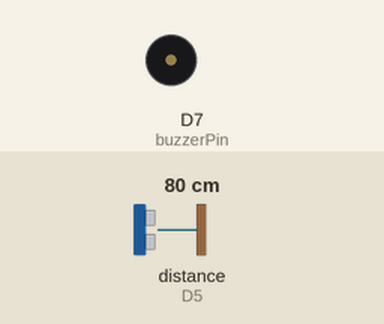
Simulated run of this sketch. Board: Particle Photon. Parts: buzzer (waves = sounding, pin HIGH). Wiring (inferred from the names in the program): ultrasonic range finder: trigger D4; echo D5. Inputs (shaded band) come from the test bench; at power-on: distance to the obstacle (sensor on D5) 80 cm. The echo pulse lasts 58.3 µs per cm; pins used as bus, display or sensor lines are not drawn.

Above: at 5.8 s.
5.9 s: distance to the obstacle (sensor on D5) set to 56 cm
11.9 s: distance to the obstacle (sensor on D5) set to 45 cm
At 15.3 s:
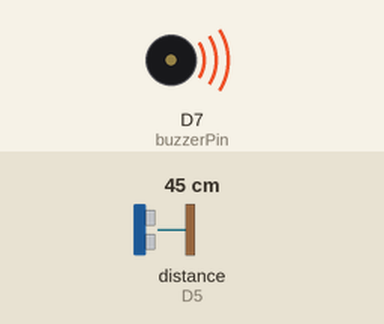
17.9 s: distance to the obstacle (sensor on D5) set to 60 cm
At 21.2 s:
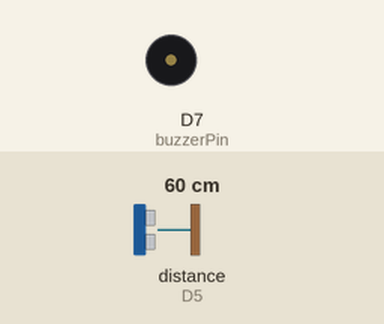
23.9 s: distance to the obstacle (sensor on D5) set to 2 cm
At 25.8 s:
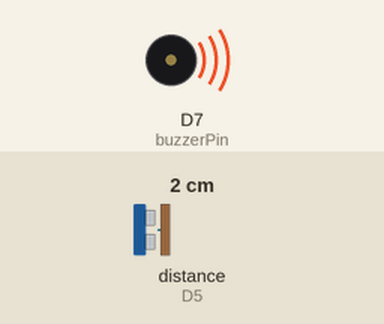
Timing chart, 0 to 27.3 s (numbered marks = the images above; inputs shaded):
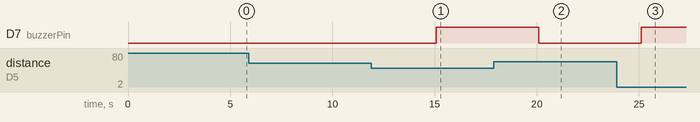

Measured:
- the behaviour switches between 51 and 50 cm on distance to the obstacle (sensor on D5) (found by bisection; images 0 and 1)
- after the input at 5.9 s, every drawn part: stays the same
- after the input at 11.9 s, D7 (buzzerPin): LOW → HIGH after 3.2 s
- after the input at 17.9 s, D7 (buzzerPin): HIGH → LOW after 2.2 s
- after the input at 23.9 s, D7 (buzzerPin): LOW → HIGH after 1.2 s

The sketch:

hc-sr04andbuzzer.ino
```cpp
// trig pin on the sensor is connected to D4 pin on argon
const int trigPin = D4;
// echo pin on the sensor is connected to D5 pin on argon
const int echoPin = D5;

const int buzzerPin = D7;

// duration is used for the echo pin
long duration;
// distance uses the duration variable to find the range for the sensor
int distance;
// to allow for the data to go to thingspeak, particle.publish requires a string so that is what string data is for
String data;

void setup() {
    pinMode(trigPin, OUTPUT);
    pinMode(echoPin, INPUT);
    pinMode(buzzerPin, OUTPUT);
}

void loop() {
    // turns D4 pin off
    digitalWrite(trigPin, LOW);
    // Waits 10 microseconds
    delayMicroseconds(10);

    // Turns D4 pin on
    digitalWrite(trigPin, HIGH);
    // Waits 10 microseconds
    delayMicroseconds(10);
    // Turns D4 pin off
    digitalWrite(trigPin, LOW);

    // Turns D5 pin on and reads the echo pin, waits for pulse, returns it then turns echo pin to low
    duration = pulseIn(echoPin, HIGH);

    // This is to get the distance of what has been detected through duration
    distance = duration*0.034/2;

    if (distance<50)
    {
        digitalWrite(buzzerPin, HIGH);
    }
    else
    {
        digitalWrite(buzzerPin, LOW);
    }
    // Turns distance into a string to be able to publish the data through the webhook
    data = String(distance);
    // Publishes the data through the webhook
    Particle.publish("cm", data, PRIVATE);
    // Waits 30 seconds
    delay(5000);
}
```
